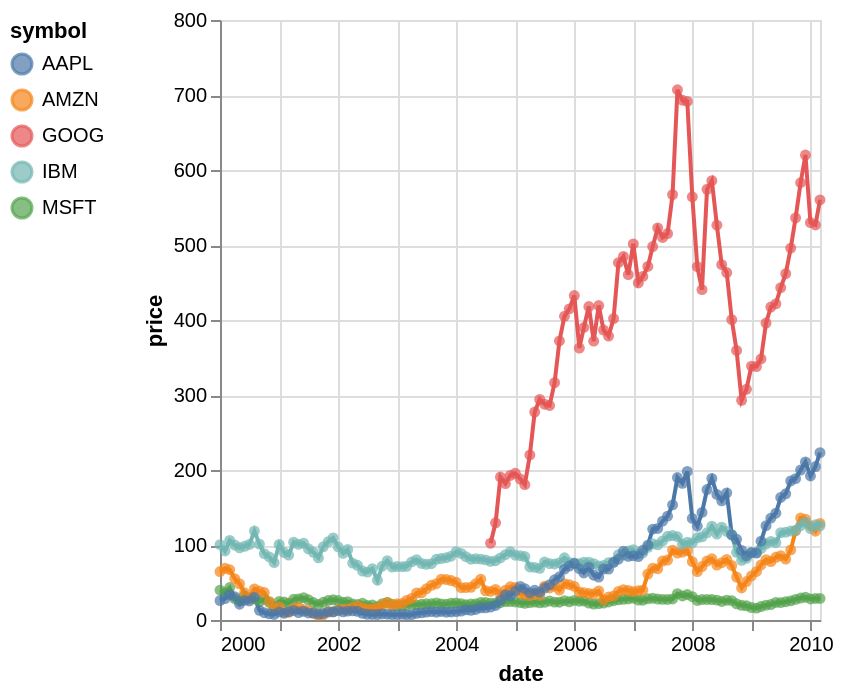

Specify this chart in Vega-Lite:
### Vega-Lite specification from a JSON file in a GitHub repository (floating-point values rounded to 4 significant figures; data arrays with more than 128 entries replaced by an {"elided": "..."} marker saying what was removed)
{"$schema": "https://vega.github.io/schema/vega-lite/v4.json", "description": "Stock price over time with color legend orient = left.", "data": {"values": {"elided": "560 records"}}, "encoding": {"x": {"field": "date", "type": "temporal"}, "y": {"field": "price", "type": "quantitative"}, "color": {"field": "symbol", "type": "nominal", "legend": {"orient": "left"}}}, "layer": [{"mark": "line"}, {"mark": {"type": "point", "filled": true}}]}
